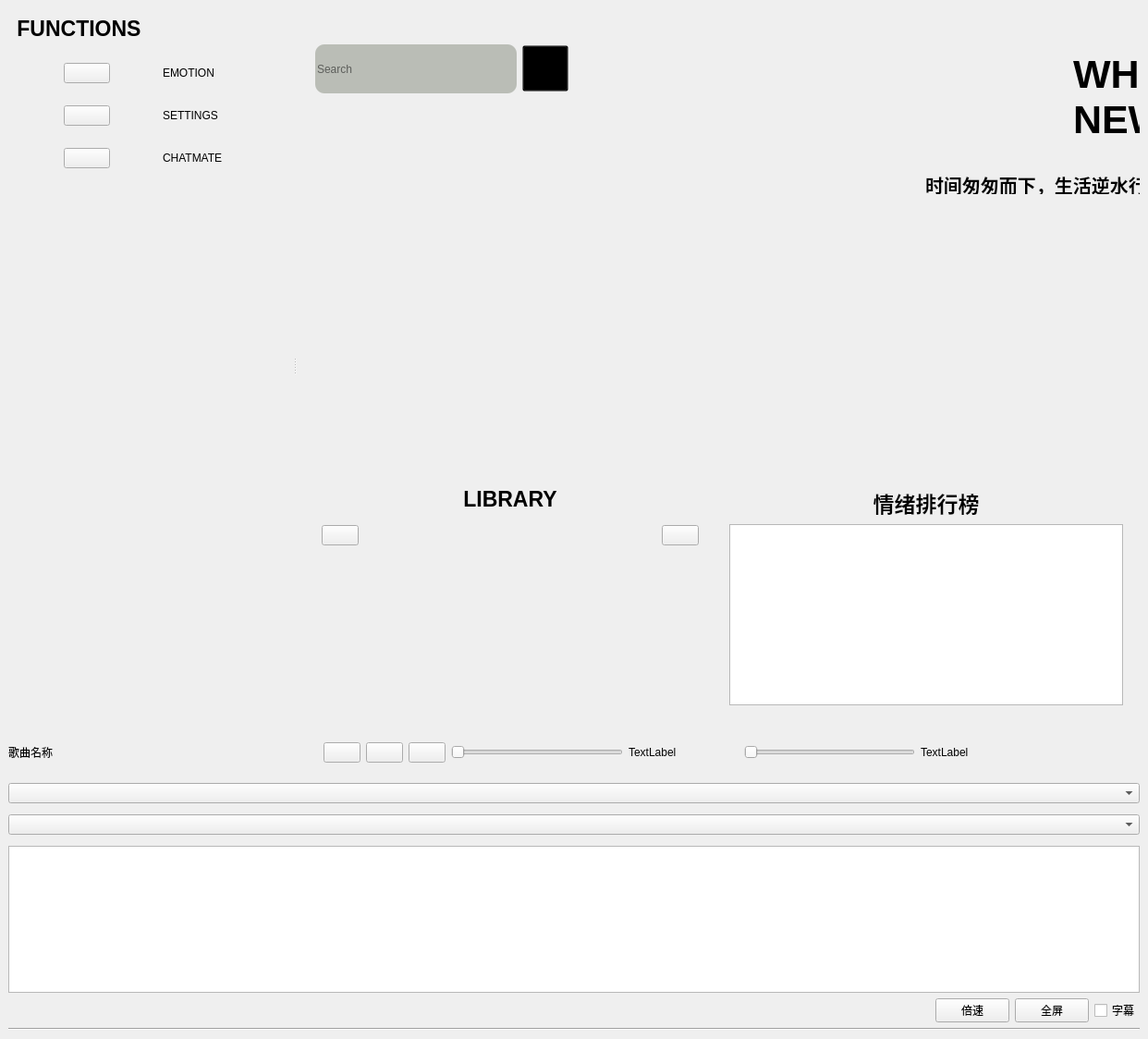
<?xml version="1.0" encoding="UTF-8"?>
<ui version="4.0">
 <class>MainWindow</class>
 <widget class="QMainWindow" name="MainWindow">
  <property name="geometry">
   <rect>
    <x>0</x>
    <y>0</y>
    <width>1242</width>
    <height>1124</height>
   </rect>
  </property>
  <property name="windowTitle">
   <string>MainWindow</string>
  </property>
  <property name="styleSheet">
   <string notr="true"/>
  </property>
  <widget class="QWidget" name="centralwidget">
   <property name="styleSheet">
    <string notr="true">#centralwidget{
border-radius:30px;
}</string>
   </property>
   <layout class="QVBoxLayout" name="verticalLayout_8">
    <property name="spacing">
     <number>0</number>
    </property>
    <property name="leftMargin">
     <number>0</number>
    </property>
    <property name="topMargin">
     <number>0</number>
    </property>
    <property name="rightMargin">
     <number>0</number>
    </property>
    <property name="bottomMargin">
     <number>0</number>
    </property>
    <item>
     <widget class="QWidget" name="mainUpperWidget" native="true">
      <property name="styleSheet">
       <string notr="true">#mainUpperWidget{
border-top-right-radius:30px;
}</string>
      </property>
      <layout class="QVBoxLayout" name="verticalLayout_10">
       <item>
        <widget class="QSplitter" name="splitter">
         <property name="orientation">
          <enum>Qt::Horizontal</enum>
         </property>
         <widget class="QWidget" name="funcWidget" native="true">
          <layout class="QVBoxLayout" name="verticalLayout">
           <item>
            <widget class="QWidget" name="shrink_Widget" native="true">
             <layout class="QHBoxLayout" name="horizontalLayout_19">
              <item>
               <widget class="QLabel" name="FuncLabel">
                <property name="font">
                 <font>
                  <pointsize>17</pointsize>
                  <bold>true</bold>
                 </font>
                </property>
                <property name="text">
                 <string>FUNCTIONS</string>
                </property>
                <property name="alignment">
                 <set>Qt::AlignCenter</set>
                </property>
               </widget>
              </item>
              <item>
               <spacer name="horizontalSpacer_3">
                <property name="orientation">
                 <enum>Qt::Horizontal</enum>
                </property>
                <property name="sizeHint" stdset="0">
                 <size>
                  <width>40</width>
                  <height>20</height>
                 </size>
                </property>
               </spacer>
              </item>
             </layout>
            </widget>
           </item>
           <item>
            <widget class="QWidget" name="emo_Widget" native="true">
             <layout class="QHBoxLayout" name="horizontalLayout">
              <item>
               <widget class="QPushButton" name="btn_emotion">
                <property name="maximumSize">
                 <size>
                  <width>50</width>
                  <height>50</height>
                 </size>
                </property>
                <property name="styleSheet">
                 <string notr="true"/>
                </property>
                <property name="text">
                 <string/>
                </property>
                <property name="icon">
                 <iconset resource="qic.qrc">
                  <normaloff>:/qic/svg/emotion.svg</normaloff>:/qic/svg/emotion.svg</iconset>
                </property>
                <property name="iconSize">
                 <size>
                  <width>50</width>
                  <height>50</height>
                 </size>
                </property>
               </widget>
              </item>
              <item>
               <widget class="QLabel" name="emo_Label">
                <property name="maximumSize">
                 <size>
                  <width>80</width>
                  <height>16777215</height>
                 </size>
                </property>
                <property name="text">
                 <string>EMOTION</string>
                </property>
               </widget>
              </item>
             </layout>
            </widget>
           </item>
           <item>
            <widget class="QWidget" name="Setting_Widget" native="true">
             <layout class="QHBoxLayout" name="horizontalLayout_2">
              <item>
               <widget class="QPushButton" name="btn_setting">
                <property name="maximumSize">
                 <size>
                  <width>50</width>
                  <height>50</height>
                 </size>
                </property>
                <property name="styleSheet">
                 <string notr="true"/>
                </property>
                <property name="text">
                 <string/>
                </property>
                <property name="icon">
                 <iconset resource="qic.qrc">
                  <normaloff>:/qic/images/setting_Light.svg</normaloff>:/qic/images/setting_Light.svg</iconset>
                </property>
                <property name="iconSize">
                 <size>
                  <width>50</width>
                  <height>50</height>
                 </size>
                </property>
               </widget>
              </item>
              <item>
               <widget class="QLabel" name="setting_Label">
                <property name="maximumSize">
                 <size>
                  <width>80</width>
                  <height>16777215</height>
                 </size>
                </property>
                <property name="text">
                 <string>SETTINGS</string>
                </property>
               </widget>
              </item>
             </layout>
            </widget>
           </item>
           <item>
            <widget class="QWidget" name="chat_Widget" native="true">
             <layout class="QHBoxLayout" name="horizontalLayout_9">
              <item>
               <widget class="QPushButton" name="btn_chat">
                <property name="maximumSize">
                 <size>
                  <width>50</width>
                  <height>50</height>
                 </size>
                </property>
                <property name="styleSheet">
                 <string notr="true"/>
                </property>
                <property name="text">
                 <string/>
                </property>
                <property name="icon">
                 <iconset resource="qic.qrc">
                  <normaloff>:/qic/images/聊天机器人.png</normaloff>:/qic/images/聊天机器人.png</iconset>
                </property>
                <property name="iconSize">
                 <size>
                  <width>50</width>
                  <height>50</height>
                 </size>
                </property>
               </widget>
              </item>
              <item>
               <widget class="QLabel" name="chat_Label">
                <property name="maximumSize">
                 <size>
                  <width>80</width>
                  <height>16777215</height>
                 </size>
                </property>
                <property name="text">
                 <string>CHATMATE</string>
                </property>
               </widget>
              </item>
             </layout>
            </widget>
           </item>
           <item>
            <spacer name="verticalSpacer">
             <property name="orientation">
              <enum>Qt::Vertical</enum>
             </property>
             <property name="sizeHint" stdset="0">
              <size>
               <width>20</width>
               <height>40</height>
              </size>
             </property>
            </spacer>
           </item>
          </layout>
         </widget>
         <widget class="QWidget" name="RU_Widget" native="true">
          <property name="maximumSize">
           <size>
            <width>1100</width>
            <height>1100</height>
           </size>
          </property>
          <property name="styleSheet">
           <string notr="true">#RU_Widget{
border-top-right-radius:30px;
}</string>
          </property>
          <layout class="QVBoxLayout" name="verticalLayout_6">
           <property name="spacing">
            <number>0</number>
           </property>
           <property name="leftMargin">
            <number>0</number>
           </property>
           <property name="topMargin">
            <number>0</number>
           </property>
           <property name="rightMargin">
            <number>0</number>
           </property>
           <property name="bottomMargin">
            <number>0</number>
           </property>
           <item>
            <widget class="QStackedWidget" name="RU_stackedWidget">
             <property name="sizePolicy">
              <sizepolicy hsizetype="Preferred" vsizetype="Expanding">
               <horstretch>0</horstretch>
               <verstretch>0</verstretch>
              </sizepolicy>
             </property>
             <property name="minimumSize">
              <size>
               <width>0</width>
               <height>500</height>
              </size>
             </property>
             <property name="maximumSize">
              <size>
               <width>1100</width>
               <height>500</height>
              </size>
             </property>
             <property name="font">
              <font>
               <bold>false</bold>
              </font>
             </property>
             <property name="styleSheet">
              <string notr="true">#Mainpage{
			background:url(:/qic/images/action-3195378 1.png);
border-top-right-radius:30px;

}</string>
             </property>
             <property name="currentIndex">
              <number>0</number>
             </property>
             <widget class="QWidget" name="Mainpage">
              <widget class="QWidget" name="searchWidget" native="true">
               <property name="geometry">
                <rect>
                 <x>20</x>
                 <y>30</y>
                 <width>274</width>
                 <height>71</height>
                </rect>
               </property>
               <layout class="QHBoxLayout" name="horizontalLayout_5">
                <item>
                 <widget class="QLineEdit" name="search_box">
                  <property name="minimumSize">
                   <size>
                    <width>200</width>
                    <height>53</height>
                   </size>
                  </property>
                  <property name="maximumSize">
                   <size>
                    <width>250</width>
                    <height>53</height>
                   </size>
                  </property>
                  <property name="whatsThis">
                   <string>&lt;html&gt;&lt;head/&gt;&lt;body&gt;&lt;p&gt;&amp;quot;搜索历史记录&amp;quot;&lt;/p&gt;&lt;/body&gt;&lt;/html&gt;</string>
                  </property>
                  <property name="styleSheet">
                   <string notr="true">#search_box{
		border-radius:10px;
		background-color:rgb(186, 189, 182);
}</string>
                  </property>
                  <property name="placeholderText">
                   <string>Search</string>
                  </property>
                 </widget>
                </item>
                <item>
                 <widget class="QPushButton" name="search_but">
                  <property name="minimumSize">
                   <size>
                    <width>50</width>
                    <height>44</height>
                   </size>
                  </property>
                  <property name="maximumSize">
                   <size>
                    <width>50</width>
                    <height>50</height>
                   </size>
                  </property>
                  <property name="styleSheet">
                   <string notr="true">#search_but{
background-color:transparent;
}</string>
                  </property>
                  <property name="text">
                   <string/>
                  </property>
                  <property name="icon">
                   <iconset resource="qic.qrc">
                    <normaloff>:/qic/images/search.png</normaloff>:/qic/images/search.png</iconset>
                  </property>
                  <property name="iconSize">
                   <size>
                    <width>50</width>
                    <height>50</height>
                   </size>
                  </property>
                 </widget>
                </item>
               </layout>
              </widget>
              <widget class="QLabel" name="CoolTitle">
               <property name="geometry">
                <rect>
                 <x>840</x>
                 <y>30</y>
                 <width>171</width>
                 <height>131</height>
                </rect>
               </property>
               <property name="font">
                <font>
                 <pointsize>32</pointsize>
                 <bold>true</bold>
                </font>
               </property>
               <property name="text">
                <string>WHAT'S NEW?</string>
               </property>
               <property name="wordWrap">
                <bool>true</bool>
               </property>
              </widget>
              <widget class="QLabel" name="label_4">
               <property name="geometry">
                <rect>
                 <x>680</x>
                 <y>180</y>
                 <width>281</width>
                 <height>21</height>
                </rect>
               </property>
               <property name="font">
                <font>
                 <pointsize>15</pointsize>
                 <bold>true</bold>
                </font>
               </property>
               <property name="text">
                <string>时间匆匆而下，生活逆水行舟</string>
               </property>
              </widget>
             </widget>
             <widget class="QWidget" name="Search_resPage">
              <property name="styleSheet">
               <string notr="true">#Search_resPage{
border-top-right-radius:30px;
}</string>
              </property>
              <layout class="QVBoxLayout" name="verticalLayout_3">
               <item>
                <widget class="QWidget" name="researchWidget" native="true">
                 <layout class="QHBoxLayout" name="horizontalLayout_6">
                  <item>
                   <widget class="QLineEdit" name="research_box">
                    <property name="minimumSize">
                     <size>
                      <width>250</width>
                      <height>0</height>
                     </size>
                    </property>
                    <property name="maximumSize">
                     <size>
                      <width>250</width>
                      <height>53</height>
                     </size>
                    </property>
                    <property name="whatsThis">
                     <string>&lt;html&gt;&lt;head/&gt;&lt;body&gt;&lt;p&gt;&amp;quot;搜索历史记录&amp;quot;&lt;/p&gt;&lt;/body&gt;&lt;/html&gt;</string>
                    </property>
                    <property name="styleSheet">
                     <string notr="true">#research_box{
		border-radius:10px;
		background-color:rgb(186, 189, 182);
}</string>
                    </property>
                    <property name="placeholderText">
                     <string>Search</string>
                    </property>
                   </widget>
                  </item>
                  <item>
                   <widget class="QPushButton" name="research_but">
                    <property name="minimumSize">
                     <size>
                      <width>50</width>
                      <height>44</height>
                     </size>
                    </property>
                    <property name="maximumSize">
                     <size>
                      <width>50</width>
                      <height>50</height>
                     </size>
                    </property>
                    <property name="styleSheet">
                     <string notr="true">#search_but{
background-color:transparent;
}</string>
                    </property>
                    <property name="text">
                     <string/>
                    </property>
                    <property name="icon">
                     <iconset resource="qic.qrc">
                      <normaloff>:/qic/images/search.png</normaloff>:/qic/images/search.png</iconset>
                    </property>
                    <property name="iconSize">
                     <size>
                      <width>50</width>
                      <height>50</height>
                     </size>
                    </property>
                   </widget>
                  </item>
                  <item>
                   <spacer name="horizontalSpacer">
                    <property name="orientation">
                     <enum>Qt::Horizontal</enum>
                    </property>
                    <property name="sizeHint" stdset="0">
                     <size>
                      <width>40</width>
                      <height>20</height>
                     </size>
                    </property>
                   </spacer>
                  </item>
                 </layout>
                </widget>
               </item>
               <item>
                <widget class="QLabel" name="label_3">
                 <property name="font">
                  <font>
                   <pointsize>15</pointsize>
                  </font>
                 </property>
                 <property name="text">
                  <string>搜索结果</string>
                 </property>
                </widget>
               </item>
               <item>
                <widget class="QListWidget" name="listWidget">
                 <property name="styleSheet">
                  <string notr="true">background: transparent
</string>
                 </property>
                </widget>
               </item>
              </layout>
             </widget>
            </widget>
           </item>
           <item>
            <widget class="QWidget" name="widget_3" native="true">
             <layout class="QHBoxLayout" name="horizontalLayout_7">
              <item>
               <widget class="QWidget" name="right_widget" native="true">
                <property name="autoFillBackground">
                 <bool>false</bool>
                </property>
                <property name="styleSheet">
                 <string notr="true"/>
                </property>
                <layout class="QVBoxLayout" name="verticalLayout_4">
                 <item>
                  <widget class="QLabel" name="LIBRARY_label">
                   <property name="font">
                    <font>
                     <pointsize>17</pointsize>
                     <bold>true</bold>
                    </font>
                   </property>
                   <property name="text">
                    <string>LIBRARY</string>
                   </property>
                   <property name="alignment">
                    <set>Qt::AlignCenter</set>
                   </property>
                  </widget>
                 </item>
                 <item>
                  <widget class="QWidget" name="folder_Widget" native="true">
                   <layout class="QHBoxLayout" name="horizontalLayout_8">
                    <item>
                     <widget class="QPushButton" name="btn_open_folder">
                      <property name="styleSheet">
                       <string notr="true"/>
                      </property>
                      <property name="text">
                       <string/>
                      </property>
                      <property name="icon">
                       <iconset resource="qic.qrc">
                        <normaloff>:/qic/images/上传文件.png</normaloff>:/qic/images/上传文件.png</iconset>
                      </property>
                     </widget>
                    </item>
                    <item>
                     <spacer name="horizontalSpacer_5">
                      <property name="orientation">
                       <enum>Qt::Horizontal</enum>
                      </property>
                      <property name="sizeHint" stdset="0">
                       <size>
                        <width>40</width>
                        <height>20</height>
                       </size>
                      </property>
                     </spacer>
                    </item>
                    <item>
                     <widget class="QPushButton" name="pushButton">
                      <property name="text">
                       <string/>
                      </property>
                      <property name="icon">
                       <iconset resource="qic.qrc">
                        <normaloff>:/qic/images/清空列表.png</normaloff>:/qic/images/清空列表.png</iconset>
                      </property>
                     </widget>
                    </item>
                   </layout>
                  </widget>
                 </item>
                 <item>
                  <widget class="QListWidget" name="listWidget_2">
                   <property name="styleSheet">
                    <string notr="true">background: transparent
</string>
                   </property>
                  </widget>
                 </item>
                </layout>
               </widget>
              </item>
              <item>
               <widget class="QWidget" name="widget_2" native="true">
                <layout class="QVBoxLayout" name="verticalLayout_7">
                 <item>
                  <widget class="QLabel" name="EMO_label">
                   <property name="font">
                    <font>
                     <pointsize>17</pointsize>
                     <bold>true</bold>
                    </font>
                   </property>
                   <property name="text">
                    <string>情绪排行榜</string>
                   </property>
                   <property name="alignment">
                    <set>Qt::AlignCenter</set>
                   </property>
                  </widget>
                 </item>
                 <item>
                  <widget class="QListWidget" name="emo_listwidget"/>
                 </item>
                </layout>
               </widget>
              </item>
             </layout>
            </widget>
           </item>
          </layout>
         </widget>
        </widget>
       </item>
      </layout>
     </widget>
    </item>
    <item>
     <widget class="QWidget" name="cntWidget" native="true">
      <layout class="QHBoxLayout" name="horizontalLayout_4">
       <item>
        <widget class="QLabel" name="label_title">
         <property name="styleSheet">
          <string notr="true">min-width:150px;
max-width:200px;</string>
         </property>
         <property name="text">
          <string>歌曲名称</string>
         </property>
        </widget>
       </item>
       <item>
        <spacer name="horizontalSpacer_2">
         <property name="orientation">
          <enum>Qt::Horizontal</enum>
         </property>
         <property name="sizeHint" stdset="0">
          <size>
           <width>40</width>
           <height>20</height>
          </size>
         </property>
        </spacer>
       </item>
       <item>
        <widget class="QPushButton" name="btn_prev">
         <property name="styleSheet">
          <string notr="true"/>
         </property>
         <property name="text">
          <string/>
         </property>
         <property name="icon">
          <iconset resource="qic.qrc">
           <normaloff>:/qic/svg/prev.svg</normaloff>:/qic/svg/prev.svg</iconset>
         </property>
         <property name="iconSize">
          <size>
           <width>20</width>
           <height>20</height>
          </size>
         </property>
        </widget>
       </item>
       <item>
        <widget class="QPushButton" name="btn_pause_keep">
         <property name="styleSheet">
          <string notr="true"/>
         </property>
         <property name="text">
          <string/>
         </property>
         <property name="icon">
          <iconset resource="qic.qrc">
           <normaloff>:/qic/svg/pause.svg</normaloff>:/qic/svg/pause.svg</iconset>
         </property>
         <property name="iconSize">
          <size>
           <width>20</width>
           <height>20</height>
          </size>
         </property>
        </widget>
       </item>
       <item>
        <widget class="QPushButton" name="btn_next">
         <property name="styleSheet">
          <string notr="true"/>
         </property>
         <property name="text">
          <string/>
         </property>
         <property name="icon">
          <iconset resource="qic.qrc">
           <normaloff>:/qic/svg/next.svg</normaloff>:/qic/svg/next.svg</iconset>
         </property>
         <property name="iconSize">
          <size>
           <width>20</width>
           <height>20</height>
          </size>
         </property>
         <property name="autoDefault">
          <bool>false</bool>
         </property>
        </widget>
       </item>
       <item>
        <widget class="QSlider" name="horizontalSlider_2">
         <property name="maximum">
          <number>100</number>
         </property>
         <property name="orientation">
          <enum>Qt::Horizontal</enum>
         </property>
        </widget>
       </item>
       <item>
        <widget class="QLabel" name="label_progress">
         <property name="minimumSize">
          <size>
           <width>63</width>
           <height>0</height>
          </size>
         </property>
         <property name="text">
          <string>TextLabel</string>
         </property>
        </widget>
       </item>
       <item>
        <widget class="QLabel" name="label">
         <property name="minimumSize">
          <size>
           <width>30</width>
           <height>30</height>
          </size>
         </property>
         <property name="styleSheet">
          <string notr="true">border-image: url(:/qic/svg/voice_open.svg);</string>
         </property>
         <property name="text">
          <string/>
         </property>
        </widget>
       </item>
       <item>
        <spacer name="verticalSpacer_2">
         <property name="orientation">
          <enum>Qt::Vertical</enum>
         </property>
         <property name="sizeHint" stdset="0">
          <size>
           <width>20</width>
           <height>40</height>
          </size>
         </property>
        </spacer>
       </item>
       <item>
        <widget class="QSlider" name="horizontalSlider">
         <property name="minimumSize">
          <size>
           <width>100</width>
           <height>0</height>
          </size>
         </property>
         <property name="maximum">
          <number>100</number>
         </property>
         <property name="orientation">
          <enum>Qt::Horizontal</enum>
         </property>
        </widget>
       </item>
       <item>
        <widget class="QLabel" name="label_2">
         <property name="text">
          <string>TextLabel</string>
         </property>
        </widget>
       </item>
       <item>
        <spacer name="horizontalSpacer_9">
         <property name="orientation">
          <enum>Qt::Horizontal</enum>
         </property>
         <property name="sizeHint" stdset="0">
          <size>
           <width>40</width>
           <height>20</height>
          </size>
         </property>
        </spacer>
       </item>
      </layout>
     </widget>
    </item>
    <item>
     <widget class="QWidget" name="unused" native="true">
      <layout class="QVBoxLayout" name="verticalLayout_5">
       <item>
        <widget class="QComboBox" name="comboBox_theme">
         <property name="autoFillBackground">
          <bool>false</bool>
         </property>
         <property name="styleSheet">
          <string notr="true">/*按钮普通态*/
QPushButton
{
    /*字体为微软雅黑*/
    font-family:Microsoft Yahei;
    /*字体大小为20点*/
    font-size:20pt;
    /*字体颜色为白色*/    
    color:white;
    /*背景颜色*/  
    background-color:rgb(14 , 150 , 254);
    /*边框圆角半径为8像素*/ 
    border-radius:8px;
}
 
/*按钮停留态*/
QPushButton:hover
{
    /*背景颜色*/  
    background-color:rgb(44 , 137 , 255);
}
 
/*按钮按下态*/
QPushButton:pressed
{
    /*背景颜色*/  
    background-color:rgb(14 , 135 , 228);
    /*左内边距为3像素，让按下时字向右移动3像素*/  
    padding-left:3px;
    /*上内边距为3像素，让按下时字向下移动3像素*/  
    padding-top:3px;
}/*按钮普通态*/
QPushButton
{
    /*字体为微软雅黑*/
    font-family:Microsoft Yahei;
    /*字体大小为20点*/
    font-size:20pt;
    /*字体颜色为白色*/    
    color:white;
    /*背景颜色*/  
    background-color:rgb(14 , 150 , 254);
    /*边框圆角半径为8像素*/ 
    border-radius:8px;
}
 
/*按钮停留态*/
QPushButton:hover
{
    /*背景颜色*/  
    background-color:rgb(44 , 137 , 255);
}
 
/*按钮按下态*/
QPushButton:pressed
{
    /*背景颜色*/  
    background-color:rgb(14 , 135 , 228);
    /*左内边距为3像素，让按下时字向右移动3像素*/  
    padding-left:3px;
    /*上内边距为3像素，让按下时字向下移动3像素*/  
    padding-top:3px;
}</string>
         </property>
         <property name="editable">
          <bool>false</bool>
         </property>
         <property name="insertPolicy">
          <enum>QComboBox::NoInsert</enum>
         </property>
         <property name="iconSize">
          <size>
           <width>50</width>
           <height>50</height>
          </size>
         </property>
        </widget>
       </item>
       <item>
        <widget class="QWidget" name="VideoWidget" native="true">
         <property name="sizePolicy">
          <sizepolicy hsizetype="Expanding" vsizetype="Expanding">
           <horstretch>0</horstretch>
           <verstretch>0</verstretch>
          </sizepolicy>
         </property>
         <property name="styleSheet">
          <string notr="true"/>
         </property>
        </widget>
       </item>
       <item>
        <widget class="QComboBox" name="comboBox_playMode">
         <property name="styleSheet">
          <string notr="true">/*按钮普通态*/
QPushButton
{
    /*字体为微软雅黑*/
    font-family:Microsoft Yahei;
    /*字体大小为20点*/
    font-size:20pt;
    /*字体颜色为白色*/    
    color:white;
    /*背景颜色*/  
    background-color:rgb(14 , 150 , 254);
    /*边框圆角半径为8像素*/ 
    border-radius:8px;
}
 
/*按钮停留态*/
QPushButton:hover
{
    /*背景颜色*/  
    background-color:rgb(44 , 137 , 255);
}
 
/*按钮按下态*/
QPushButton:pressed
{
    /*背景颜色*/  
    background-color:rgb(14 , 135 , 228);
    /*左内边距为3像素，让按下时字向右移动3像素*/  
    padding-left:3px;
    /*上内边距为3像素，让按下时字向下移动3像素*/  
    padding-top:3px;
}</string>
         </property>
        </widget>
       </item>
       <item>
        <layout class="QVBoxLayout" name="verticalLayout_2">
         <item>
          <widget class="Line" name="line_3">
           <property name="orientation">
            <enum>Qt::Vertical</enum>
           </property>
          </widget>
         </item>
         <item>
          <widget class="QTextEdit" name="textEdit_subtitles"/>
         </item>
         <item>
          <layout class="QHBoxLayout" name="horizontalLayout_3">
           <item>
            <spacer name="horizontalSpacer_4">
             <property name="orientation">
              <enum>Qt::Horizontal</enum>
             </property>
             <property name="sizeHint" stdset="0">
              <size>
               <width>40</width>
               <height>20</height>
              </size>
             </property>
            </spacer>
           </item>
           <item>
            <widget class="QPushButton" name="btn_speed">
             <property name="styleSheet">
              <string notr="true"/>
             </property>
             <property name="text">
              <string>倍速</string>
             </property>
            </widget>
           </item>
           <item>
            <widget class="QPushButton" name="fullscreen_btn">
             <property name="maximumSize">
              <size>
               <width>16777211</width>
               <height>16777215</height>
              </size>
             </property>
             <property name="text">
              <string>全屏</string>
             </property>
            </widget>
           </item>
           <item>
            <widget class="QCheckBox" name="btn_voice_to_text">
             <property name="text">
              <string>字幕</string>
             </property>
            </widget>
           </item>
          </layout>
         </item>
         <item>
          <widget class="Line" name="line">
           <property name="orientation">
            <enum>Qt::Horizontal</enum>
           </property>
          </widget>
         </item>
        </layout>
       </item>
      </layout>
     </widget>
    </item>
   </layout>
  </widget>
 </widget>
 <resources>
  <include location="qic.qrc"/>
 </resources>
 <connections/>
</ui>
